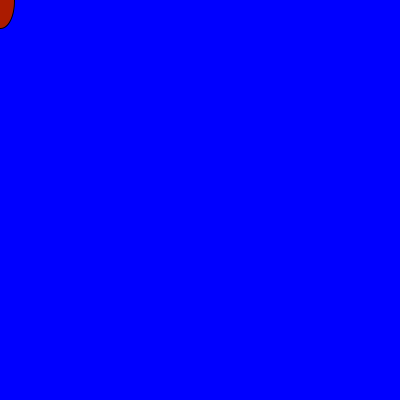
Frame 1 (no input)
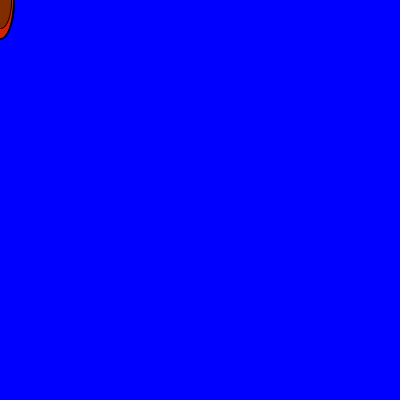
Frame 60 (the mouse pressed at the canvas centre just before this capture)
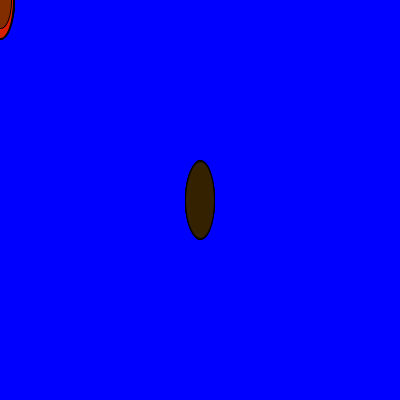
Frame 120 (the mouse held since frame 60 and released just before this capture)

The Processing sketch that drew these frames (run headless with seeded random() and noise(); from frame 60 on, the mouse is pressed at the canvas centre):

// Processing sketch: randomellipse
// ── randomellipse.pde
void setup() {
  size(400,400);
  background(0,0,255);
}


void draw() {
  //background(0,0,255);
  fill(random(20,255),random(20,50),0);
  ellipse(mouseX,mouseY,random(20,30),random(50,80));
}
